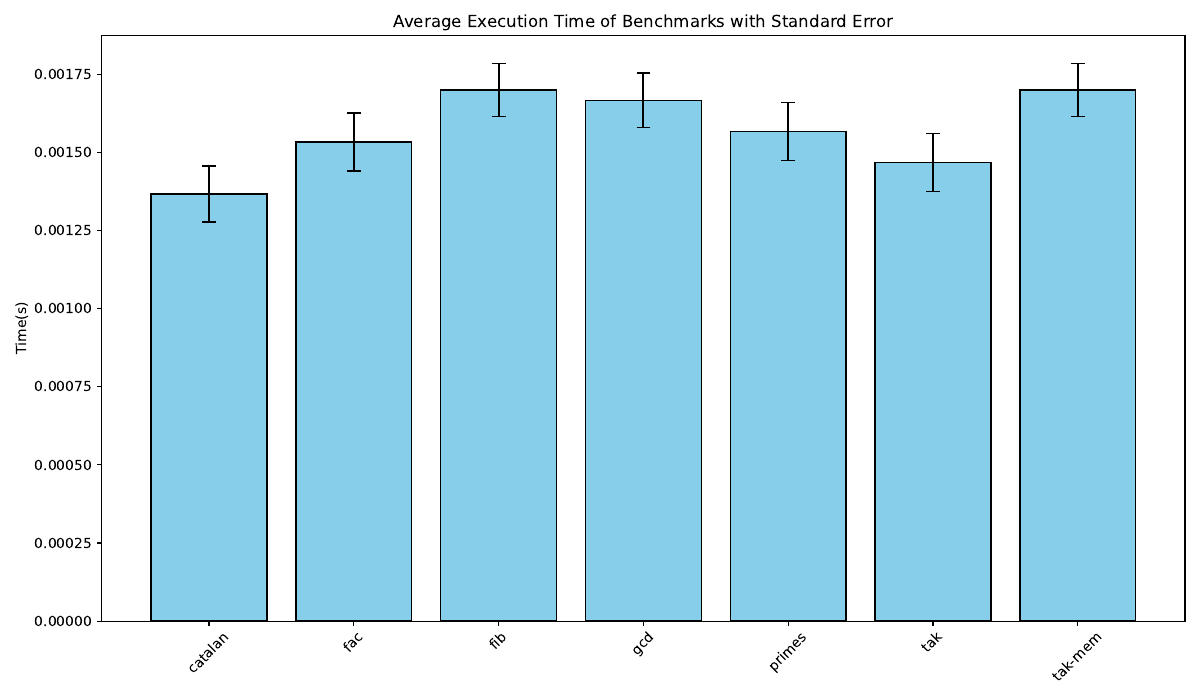

The script that saved this image:
import pandas as pd
import matplotlib.pyplot as plt

# Define the input CSV file
input_csv = 'time.csv'

# Load the CSV file into a pandas DataFrame
df = pd.read_csv(input_csv)

# Check if the DataFrame is loaded correctly
print(df.head())

# Plotting
plt.figure(figsize=(12, 7))
plt.bar(df['Benchmark'], df['Time'], yerr=df['Error'], 
        capsize=5, color='skyblue', edgecolor='black')

# Adding labels and title
plt.ylabel('Time(s)')
plt.title('Average Execution Time of Benchmarks with Standard Error')
plt.xticks(rotation=45)  # Rotate benchmark names for better readability

# Save the plot as a PDF file
plt.tight_layout()
plt.savefig('time.pdf')

# Show the plot
plt.show()
